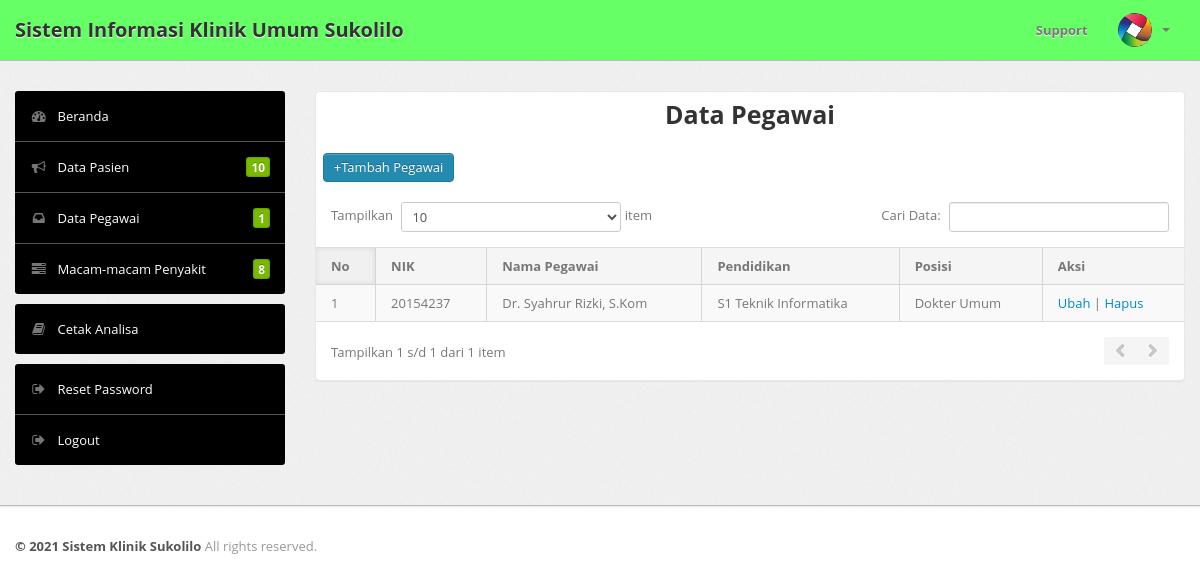
The app's page /datadosen.php (signed in) with its own data.
### tables this page shows
CREATE TABLE IF NOT EXISTS `dosen` (
  `nik` char(8) NOT NULL,
  `namadosen` varchar(35) NOT NULL,
  `pendidikan` varchar(40) NOT NULL,
  `keahlian` varchar(40) NOT NULL
);

### datadosen.php (the view, shortened to what this page needs)
<?php
if(isset($_SESSION['username']) && isset($_SESSION['level'])){
	include "header.php";
	include "menu.php";
	?>
	<div class="span9">
		<div class="content">
			<div class="module">
				<div class="module-head">
					<h3>Data Pegawai</h3>
				</div>
				<div class="module-body table">
					&nbsp;&nbsp;<a class="btn btn-primary" href="#">+Tambah Pegawai</a>
					<br><br><table cellpadding="0" cellspacing="0" border="0" class="datatable-1 table table-bordered table-striped	 display" width="100%">
					<thead>
						<tr>
							<th>No</th>
							<th>NIK</th>
							<th>Nama Pegawai</th>
							<th>Pendidikan</th>
							<th>Posisi</th>
							<th>Aksi</th>
						</tr>
					</thead>
					<tbody>
						<?php
						$a="select * from dosen";
						$b=mysqli_query($koneksi,$a);
						$no=1;
						while($c=mysqli_fetch_array($b)){
							?>
							<tr class="odd gradeX">
								<td><?php echo $no;?></td>
								<td><?php echo $c['nik'];?></td>
								<td><?php echo $c['namadosen'];?></td>
								<td><?php echo $c['pendidikan'];?></td>
								<td class="center"><?php echo $c['keahlian'];?></td>
								<td class="center">
									<a href="ubahmhs.php?nim=<?php echo $c['nim'];?>">Ubah</a> |
									<a href="javascript:if(confirm('Anda yakin menghapus ini?'))
									{document.location='hapusmhs.php?nim=<?php echo $c['nim']; ?>';}">Hapus</a>
								</td>
							</tr>
							<?php $no++; } ?>
						</tbody>
					</table>
				</div>
			</div>
			<br />
		</div>
	</div>
</div>
</div>
</div>
<?php
include "footer.php";
}else{
	echo "<script language='javascript'>
	alert('login dulu dong!');
	document.location='index.php';
</script>";
}
?>

### records on screen
dosen: nik "20154237", namadosen "Dr. Syahrur Rizki, S.Kom", pendidikan "S1 Teknik Informatika", keahlian "Dokter Umum"

### other values on screen
$n "10"
$m "8"
